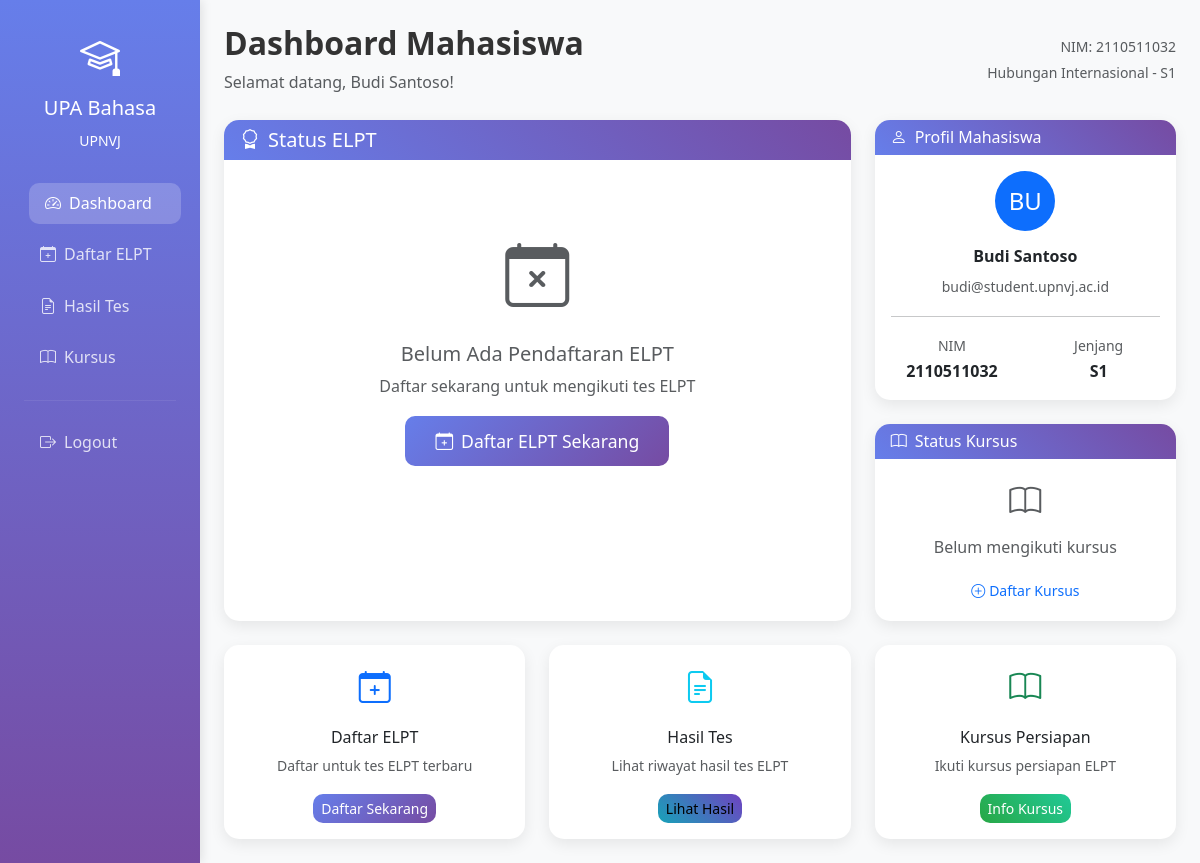
The app's page /student/dashboard.php (signed in), older data.
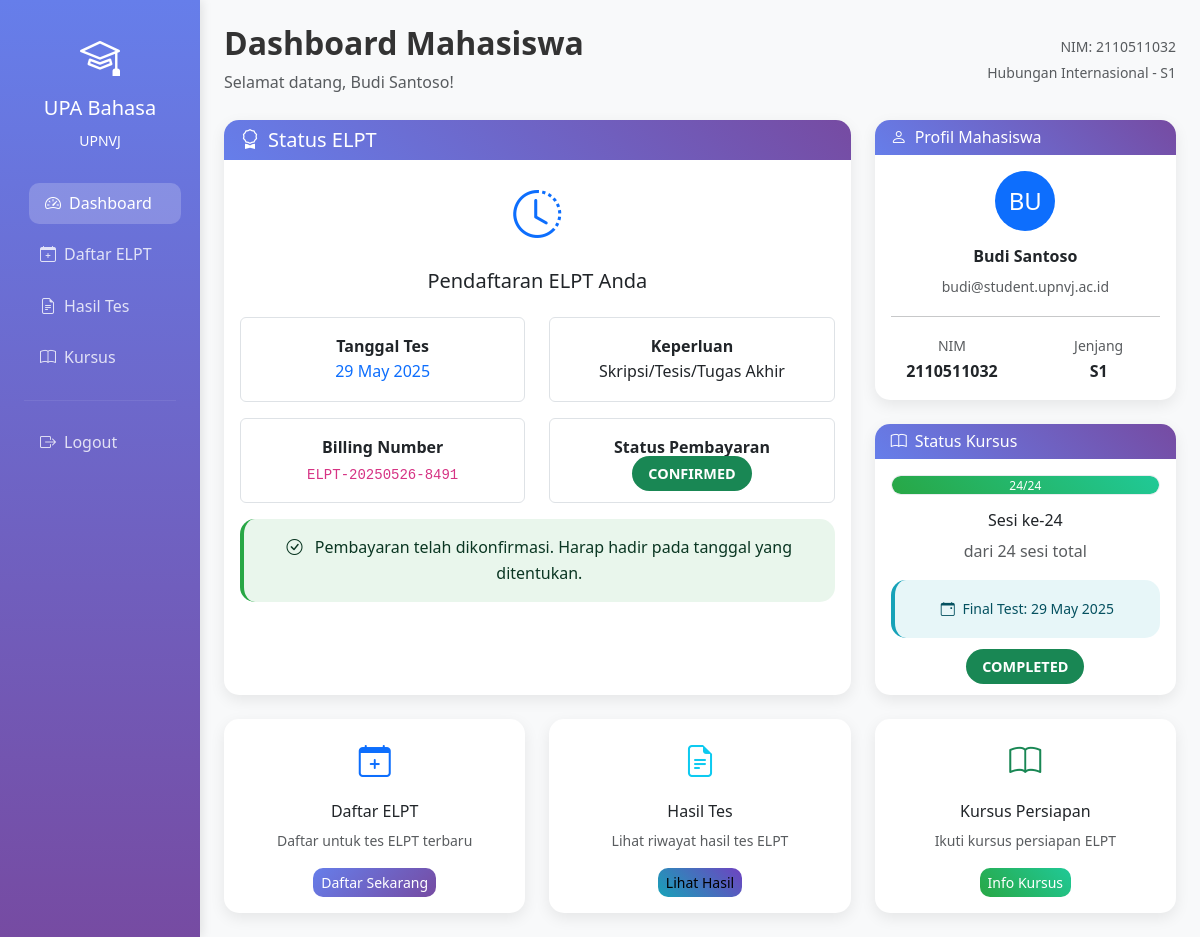
The same page, newer data.
### tables this page shows
CREATE TABLE `elpt_registrations` (
  `id` int(11) NOT NULL,
  `user_id` int(11) NOT NULL,
  `test_date` date NOT NULL,
  `purpose` varchar(100) NOT NULL,
  `payment_status` enum('pending','confirmed','rejected') DEFAULT 'pending',
  `billing_number` varchar(50) DEFAULT NULL,
  `created_at` timestamp NOT NULL DEFAULT current_timestamp(),
  `updated_at` timestamp NOT NULL DEFAULT current_timestamp() ON UPDATE current_timestamp()
);

CREATE TABLE `courses` (
  `id` int(11) NOT NULL,
  `user_id` int(11) NOT NULL,
  `current_session` int(11) DEFAULT 1,
  `total_sessions` int(11) DEFAULT 24,
  `final_test_date` date DEFAULT NULL,
  `status` enum('active','completed','pending') DEFAULT 'pending',
  `created_at` timestamp NOT NULL DEFAULT current_timestamp(),
  `updated_at` timestamp NOT NULL DEFAULT current_timestamp() ON UPDATE current_timestamp()
);

### config/database.php (called while the page is built, shortened)
<?php
function formatDate($date) {
    return date('d F Y', strtotime($date));
}
?>

### student/dashboard.php (the view, shortened to what the changed rows need)
<?php
require_once '../config/database.php';
$stmt = $pdo->prepare("SELECT * FROM elpt_registrations WHERE user_id = ? ORDER BY created_at DESC LIMIT 1");
$stmt->execute([$_SESSION['user_id']]);
$latest_registration = $stmt->fetch();
$stmt = $pdo->prepare("SELECT * FROM elpt_results WHERE user_id = ? ORDER BY test_date DESC LIMIT 1");
$stmt->execute([$_SESSION['user_id']]);
$latest_result = $stmt->fetch();
$stmt = $pdo->prepare("SELECT * FROM courses WHERE user_id = ? ORDER BY created_at DESC LIMIT 1");
$stmt->execute([$_SESSION['user_id']]);
$course_status = $stmt->fetch();
?>
<!DOCTYPE html>
<html lang="id">
<head>
    <link href="https://cdn.jsdelivr.net/npm/bootstrap@5.3.0/dist/css/bootstrap.min.css" rel="stylesheet">
    <link href="https://cdn.jsdelivr.net/npm/bootstrap-icons@1.10.0/font/bootstrap-icons.css" rel="stylesheet">
    <link href="../assets/css/custom.css" rel="stylesheet">
    <link href="../assets/css/student.css" rel="stylesheet">
</head>
<body class="bg-light">
    <div class="container-fluid">
        <div class="row">
            <div class="col-md-9 col-lg-10 p-4">
                <div class="d-flex justify-content-between align-items-center mb-4">
                    <div>
                        <h2 class="fw-bold">Dashboard Mahasiswa</h2>
                    </div>
                </div>
                <div class="row g-4 mb-4">
                    <div class="col-lg-8">
                        <div class="card h-100">
                            <div class="card-body">
                                <?php if ($latest_result): ?>
                                    <div class="row">
                                        <div class="col-md-6">
                                            <div class="chart-container">
                                                <canvas id="scoreChart"></canvas>
                                            </div>
                                        </div>
                                        <div class="col-md-6">
                                            <div class="text-center mb-3">
                                                <div class="score-display <?= $latest_result['total_score'] >= 450 ? 'text-success' : 'text-warning' ?>">
                                                    <?= $latest_result['total_score'] ?>
                                                </div>
                                                <p class="text-muted">Total Score</p>
                                                <span class="status-badge <?= $latest_result['total_score'] >= 450 ? 'bg-success' : 'bg-warning' ?> text-white">
                                                    <?= $latest_result['total_score'] >= 450 ? 'LULUS' : 'BELUM LULUS' ?>
                                                </span>
                                            </div>
                                            <div class="mb-3">
                                                <small class="text-muted">Tanggal Tes:</small><br>
                                                <strong><?= formatDate($latest_result['test_date']) ?></strong>
                                            </div>
                                            <div class="row text-center">
                                                <div class="col-4">
                                                    <div class="border rounded p-2">
                                                        <div class="fw-bold text-primary"><?= $latest_result['listening_score'] ?></div>
                                                        <small class="text-muted">Listening</small>
                                                    </div>
                                                </div>
                                                <div class="col-4">
                                                    <div class="border rounded p-2">
                                                        <div class="fw-bold text-info"><?= $latest_result['structure_score'] ?></div>
                                                        <small class="text-muted">Structure</small>
                                                    </div>
                                                </div>
                                                <div class="col-4">
                                                    <div class="border rounded p-2">
                                                        <div class="fw-bold text-success"><?= $latest_result['reading_score'] ?></div>
                                                        <small class="text-muted">Reading</small>
                                                    </div>
                                                </div>
                                            </div>
                                            <div class="mt-3">
                                                <?php if ($latest_result['total_score'] >= 450): ?>
                                                    <a href="../download-certificate.php?id=<?= $latest_result['id'] ?>" class="btn btn-success btn-lg" target="_blank">
                                                        <i class="bi bi-download me-2"></i>Download Sertifikat
                                                    </a>
                                                <?php else: ?>
                                                    <a href="elpt-registration.php" class="btn btn-primary w-100 mb-2">
                                                        <i class="bi bi-arrow-repeat me-2"></i>Daftar ELPT Ulang
                                                    </a>
                                                    <a href="course.php" class="btn btn-outline-primary w-100">
                                                        <i class="bi bi-book me-2"></i>Daftar Kursus Persiapan
                                                    </a>
                                                <?php endif; ?>
                                            </div>
                                        </div>
                                    </div>
                                <?php elseif ($latest_registration): ?>
                                    <div class="text-center">
                                        <i class="bi bi-clock-history text-primary" style="font-size: 3rem;"></i>
                                        <h5 class="mt-3">Pendaftaran ELPT Anda</h5>
                                        <div class="row mt-4">
                                            <div class="col-md-6">
                                                <div class="border rounded p-3 mb-3">
                                                    <strong>Tanggal Tes</strong><br>
                                                    <span class="text-primary"><?= formatDate($latest_registration['test_date']) ?></span>
                                                </div>
                                            </div>
                                            <div class="col-md-6">
                                                <div class="border rounded p-3 mb-3">
                                                    <strong>Keperluan</strong><br>
                                                    <span><?= htmlspecialchars($latest_registration['purpose']) ?></span>
                                                </div>
                                            </div>
                                        </div>
                                        <div class="row">
                                            <div class="col-md-6">
                                                <div class="border rounded p-3 mb-3">
                                                    <strong>Billing Number</strong><br>
                                                    <code><?= htmlspecialchars($latest_registration['billing_number']) ?></code>
                                                </div>
                                            </div>
                                            <div class="col-md-6">
                                                <div class="border rounded p-3 mb-3">
                                                    <strong>Status Pembayaran</strong><br>
                                                    <span class="status-badge <?=
                                                        $latest_registration['payment_status'] === 'confirmed' ? 'bg-success' :
                                                        ($latest_registration['payment_status'] === 'rejected' ? 'bg-danger' : 'bg-warning')
                                                    ?> text-white">
                                                        <?= strtoupper($latest_registration['payment_status']) ?>
                                                    </span>
                                                </div>
                                            </div>
                                        </div>
                                        <?php if ($latest_registration['payment_status'] === 'pending'): ?>
                                            <div class="alert alert-info">
                                                <i class="bi bi-info-circle me-2"></i>
                                                Silakan lakukan pembayaran dan tunggu konfirmasi dari admin.
                                            </div>
                                        <?php elseif ($latest_registration['payment_status'] === 'confirmed'): ?>
                                            <div class="alert alert-success">
                                                <i class="bi bi-check-circle me-2"></i>
                                                Pembayaran telah dikonfirmasi. Harap hadir pada tanggal yang ditentukan.
                                            </div>
                                        <?php endif; ?>
                                    </div>
                                <?php else: ?>
                                    <div class="text-center py-5">
                                        <i class="bi bi-calendar-x text-muted" style="font-size: 4rem;"></i>
                                        <h5 class="mt-3 text-muted">Belum Ada Pendaftaran ELPT</h5>
                                        <p class="text-muted">Daftar sekarang untuk mengikuti tes ELPT</p>
                                        <a href="elpt-registration.php" class="btn btn-primary btn-lg">
                                            <i class="bi bi-calendar-plus me-2"></i>Daftar ELPT Sekarang
                                        </a>
                                    </div>
                                <?php endif; ?>
                            </div>
                        </div>
                    </div>
                    <div class="col-lg-4">
                        <div class="card">
                            <div class="card-body">
                                <?php if ($course_status): ?>
                                    <div class="text-center">
                                        <div class="progress session-progress mb-3" style="height: 20px;">
                                            <div class="progress-bar bg-success" role="progressbar"
                                                 style="width: <?= ($course_status['current_session']/$course_status['total_sessions']) * 100 ?>%">
                                                <?= $course_status['current_session'] ?>/<?= $course_status['total_sessions'] ?>
                                            </div>
                                        </div>
                                        <h6>Sesi ke-<?= $course_status['current_session'] ?></h6>
                                        <p class="text-muted mb-3">dari <?= $course_status['total_sessions'] ?> sesi total</p>
                                        <?php if ($course_status['final_test_date']): ?>
                                            <div class="alert alert-info">
                                                <small>
                                                    <i class="bi bi-calendar-event me-1"></i>
                                                    Final Test: <?= formatDate($course_status['final_test_date']) ?>
                                                </small>
                                            </div>
                                        <?php endif; ?>
                                        <span class="status-badge <?=
                                            $course_status['status'] === 'completed' ? 'bg-success' :
                                            ($course_status['status'] === 'active' ? 'bg-primary' : 'bg-warning')
                                        ?> text-white">
                                            <?= strtoupper($course_status['status']) ?>
                                        </span>
                                    </div>
                                <?php else: ?>
                                    <div class="text-center">
                                        <i class="bi bi-book text-muted" style="font-size: 2rem;"></i>
                                        <p class="text-muted mt-2">Belum mengikuti kursus</p>
                                        <a href="course.php" class="btn btn-outline-primary btn-sm">
                                            <i class="bi bi-plus-circle me-1"></i>Daftar Kursus
                                        </a>
                                    </div>
                                <?php endif; ?>
                            </div>
                        </div>
                    </div>
                </div>
            </div>
        </div>
    </div>
</body>
</html>

Row changes from the older to the newer data that the page shows:
added elpt_registrations: test_date "29 May 2025", purpose "Skripsi/Tesis/Tugas Akhir", billing_number "ELPT-20250526-8491", payment_status "CONFIRMED"
added courses: current_session "24", total_sessions "24", final_test_date "29 May 2025", status "COMPLETED"
Text that changed along with them:
text no longer shown: "Belum Ada Pendaftaran ELPT Daftar sekarang untuk mengikuti tes ELPT Daftar ELPT Sekarang Belum mengikuti kursus Daftar Kursus"
text now shown: "Pendaftaran ELPT Anda Tanggal Tes Keperluan Billing Number Status Pembayaran Pembayaran telah dikonfirmasi. Harap hadir pada tanggal yang ditentukan. / Sesi ke- dari sesi total Final Test:"
